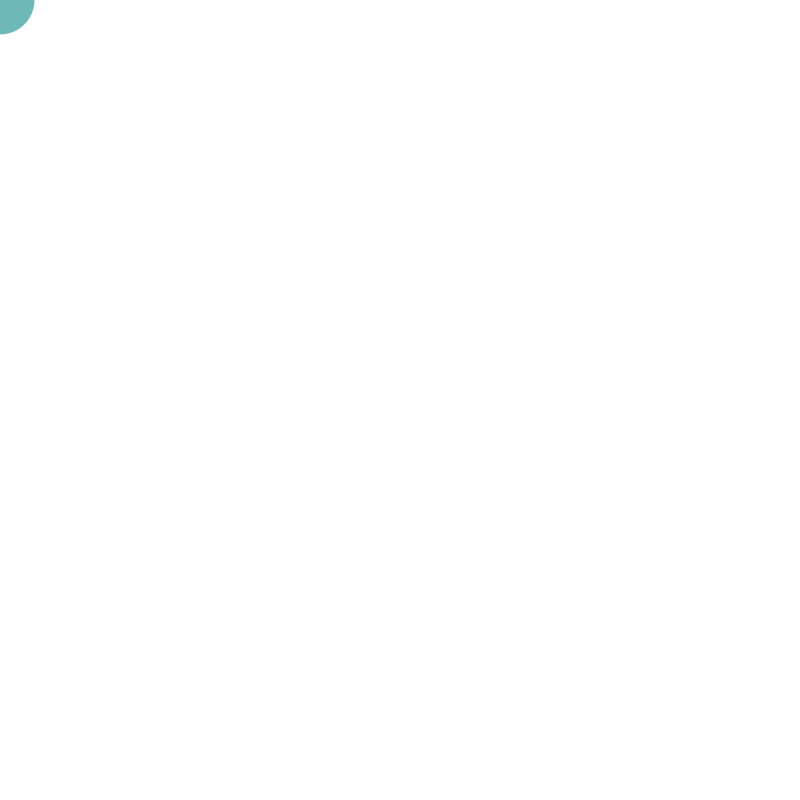
Frame 1 (no input)
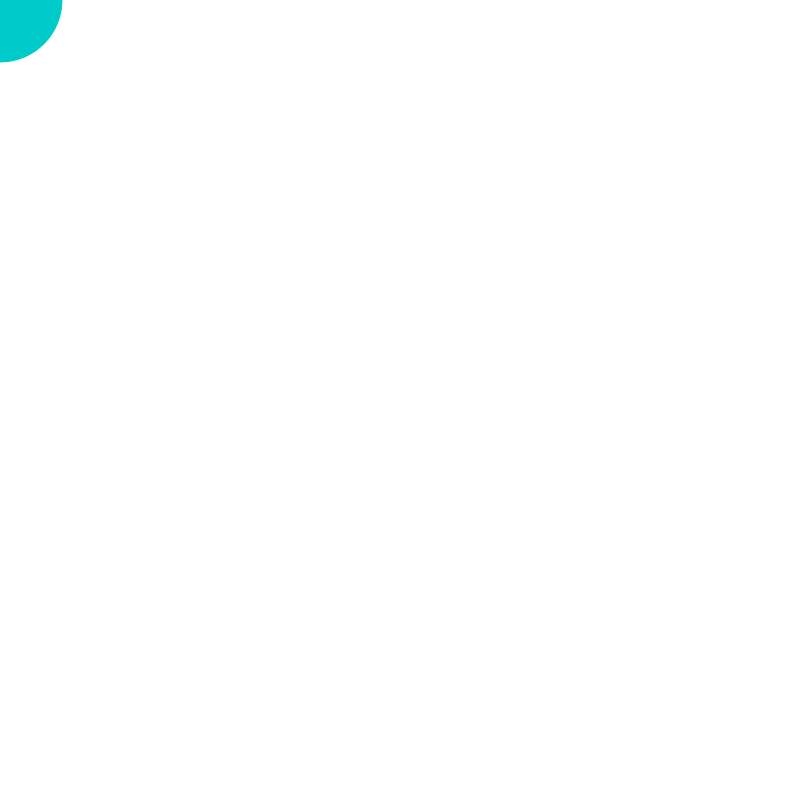
Frame 60 (the mouse pressed at the canvas centre just before this capture)
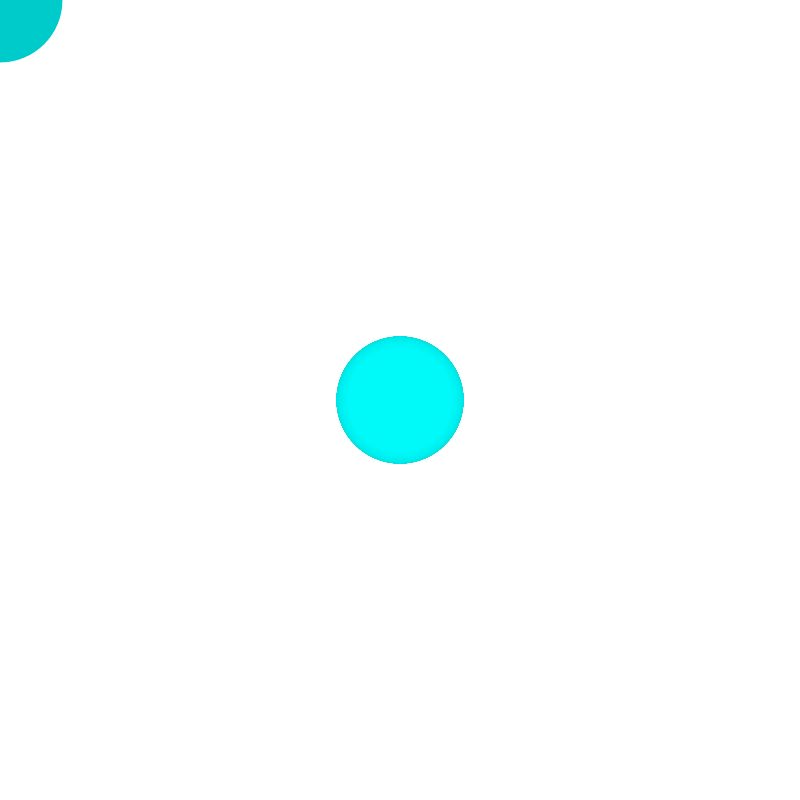
Frame 120 (the mouse held since frame 60 and released just before this capture)

The Processing sketch that drew these frames (run headless with seeded random() and noise(); from frame 60 on, the mouse is pressed at the canvas centre):

// Processing sketch: RedSnake
// ── RedSnake.pde
int time = 0;
int red = 255;
int diam = 50;
int alpha = 5;

void setup(){
  size(800, 800);
  background(255);
}

void draw(){
  time++;
  red = int(128*(1+sin(time*2*PI/frameRate/10)));
  diam = int(60*(1+sin(time*2*PI/frameRate/5)))+8;
  alpha = int(128*(1+sin(time*2*PI/frameRate/10)))+15;

  noStroke(); fill(0, red, red, alpha); 
  circle(mouseX, mouseY, diam);
}  
